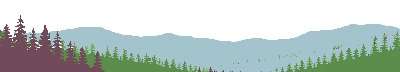
#> input picture tools/pixellab-roh/band-hills.png, 400 x 72 px, found by its file name; its folder holds 6 pictures in this run
$ python szene-generiert.py
#> lines starting #> are read from the running program, lines starting #| are printed output that depends on the picture
# -*- coding: utf-8 -*-
"""Nachbearbeitung der mit PixelLab erzeugten Szenenteile.

Erzeugt wurden sie mit fest vorgegebener Palette — aus den Farben der
Erdkante und der Tageswiese, also genau den Sprites, die stehen bleiben
sollten. Ohne diese Vorgabe faellt die Szene stilistisch auseinander.

Die unveraenderten Downloads liegen in tools/pixellab-roh/. Dieses Skript
baut daraus die Dateien in assets/img/px/ und ist beliebig oft wiederholbar.
Beides liegt bewusst im Repo, damit die Kette nachvollziehbar bleibt.

Drei Nacharbeiten sind noetig:

  1. band-hills kam mit einem maronenbraunen Nadelwaldblock. Die Palette
     enthaelt die Erdtoene der Vorderkante, und das Modell hat damit Baeume
     gemalt statt Erde. Wird auf Gruen gezogen. (Zweimal mit reiner
     Gruenpalette neu erzeugt — beide Male deutlich flacher gezeichnet als
     dieser Wurf, deshalb bleibt er und wird nur umgefaerbt.)
  2. Der Baum bringt eine Grundflaeche in der Dunstfarbe mit. Auf gruener
     Wiese sieht das aus wie eine Pfuetze — wird zum Gruenschatten.
  3. Die Baender wiederholen sich waagerecht. Eine gespiegelte Kopie
     anzuhaengen macht beide Nahtstellen unsichtbar und verdoppelt den
     Rapport auf 800 px.

Aufruf aus dem Projekt-Hauptordner:   python tools/szene-generiert.py
"""
import colorsys
import os
from PIL import Image, ImageDraw

ROH = 'tools/pixellab-roh'
ZIEL = 'assets/img/px'

DUNST = (0xa3, 0xc4, 0xcc)
SCHATTEN = (0x3a, 0x63, 0x33)

# Maronenbraun und Rotbraun der Erdkanten-Palette -> Nadelbaumgruen
LAUB = {(0x70, 0x4c, 0x5b): (0x3d, 0x6b, 0x36),
        (0x8f, 0x67, 0x5b): (0x53, 0x84, 0x44)}


# [31 lines left out: function teich_auf_tag, not called in this run]


def lade(name):
#> called with name = 'band-hills.png'
    return Image.open(os.path.join(ROH, name)).convert('RGBA')
#> returned value is the input picture: PIL image 400x72 RGBA; mean R, G, B, A 103.2, 137, 108.7, 139


def tausche(im, karte, ab_zeile=0, alpha=None):
#> called with ab_zeile = 0
    px = im.load()
    n = 0
    for y in range(ab_zeile, im.height):
        for x in range(im.width):
            p = px[x, y]
            if p[3] > 0 and p[:3] in karte:
                px[x, y] = karte[p[:3]] + (alpha if alpha is not None else p[3],)
                n += 1
#> after the loop, n = 2944
    return n


# [97 lines left out: functions schatten_darunter, gras_am_fuss, huhn_streifen, not called in this run]


def auf_inhalt(im):
    k = im.getbbox()
    return im.crop(k) if k else im


def gespiegelt_verdoppeln(im):
    out = Image.new('RGBA', (im.width * 2, im.height), (0, 0, 0, 0))
    out.alpha_composite(im, (0, 0))
    out.alpha_composite(im.transpose(Image.FLIP_LEFT_RIGHT), (im.width, 0))
    return out


def sichern(im, name):
    im.save(os.path.join(ZIEL, name))
    print('%-16s %dx%d' % (name, im.width, im.height))


if __name__ == '__main__':
    b = lade('band-hills.png')
    print('band-hills: %d Pixel Maronenbraun zu Gruen' % tausche(b, LAUB))
#| band-hills: 2944 Pixel Maronenbraun zu Gruen
    sichern(gespiegelt_verdoppeln(b), 'band-hills.png')
#> in gespiegelt_verdoppeln, `out = Image.new('RGBA', (im.width * 2, im.height), (0, 0, 0, 0))`: out: PIL image 800x72 RGBA; every value is 0
#| band-hills.png   800x72

    sichern(gespiegelt_verdoppeln(lade('band-trees.png')), 'band-trees.png')
#> call 2 of lade, with name = 'band-trees.png'
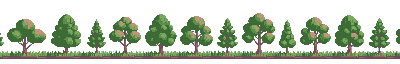
#> input picture tools/pixellab-roh/band-trees.png, 400 x 64 px, found by its file name
#> in lade, returned value is the input picture: PIL image 400x64 RGBA; mean R, G, B, A 74.3, 112.6, 62.6, 97.8
#> in gespiegelt_verdoppeln (call 2), `out = Image.new('RGBA', (im.width * 2, im.height), (0, 0, 0, 0))`: out: PIL image 800x64 RGBA; every value is 0
#> in gespiegelt_verdoppeln (call 2), `out.alpha_composite(im.transpose(Image.FLIP_LEFT_RIGHT), (im.width, 0))`:
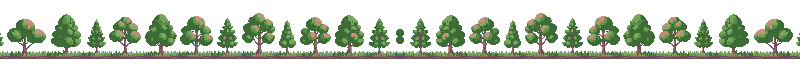
#> out: PIL image 800x64 RGBA; mean R, G, B, A 36.7, 46.7, 29.3, 97.8; transparent parts drawn white
#| band-trees.png   800x64

    t = lade('tree.png')
#> call 3 of lade, with name = 'tree.png'
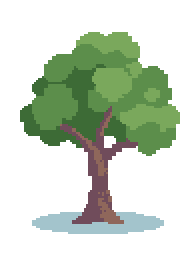
#> input picture tools/pixellab-roh/tree.png, 96 x 128 px, found by its file name (shown 2 times larger)
#> in lade, returned value is the input picture: PIL image 96x128 RGBA; mean R, G, B, A 76.5, 118, 67.3, 90.7
    print('tree: %d Pixel Grundflaeche zu Schatten' % tausche(t, {DUNST: SCHATTEN}, 100, 110))
#| tree: 479 Pixel Grundflaeche zu Schatten
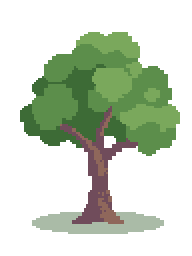
#> t: PIL image 96x128 RGBA (shown 2 times larger); mean R, G, B, A 72.5, 114.2, 61.3, 85.1; transparent parts drawn white
    sichern(auf_inhalt(t), 'tree.png')
#> in auf_inhalt, `k = im.getbbox()`: k = (10, 16, 90, 117)
#> in auf_inhalt, `return im.crop(k) if k else im`:
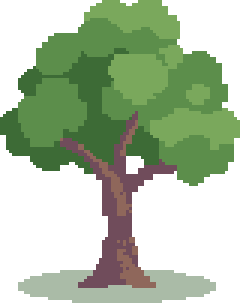
#> returned value: PIL image 80x101 RGBA (shown 3 times larger); mean R, G, B, A 78.4, 118, 65.1, 129.4; transparent parts drawn white
#| tree.png         80x101

    sichern(auf_inhalt(lade('bush.png')), 'bush.png')
#> call 4 of lade, with name = 'bush.png'
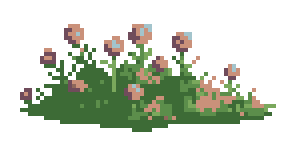
#> input picture tools/pixellab-roh/bush.png, 72 x 36 px, found by its file name (shown 4 times larger)
#> in lade, returned value is the input picture: PIL image 72x36 RGBA; mean R, G, B, A 73.9, 111.9, 61.6, 87
#> in auf_inhalt (call 2), `k = im.getbbox()`: k = (5, 6, 69, 33)
#> in auf_inhalt (call 2), `return im.crop(k) if k else im`:
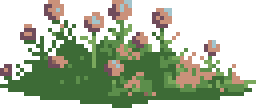
#> returned value: PIL image 64x27 RGBA (shown 4 times larger); mean R, G, B, A 80.4, 114.3, 65.4, 130.5; transparent parts drawn white
#| bush.png         64x27

#> (the run stopped early here; a loop or call above may not have finished)
